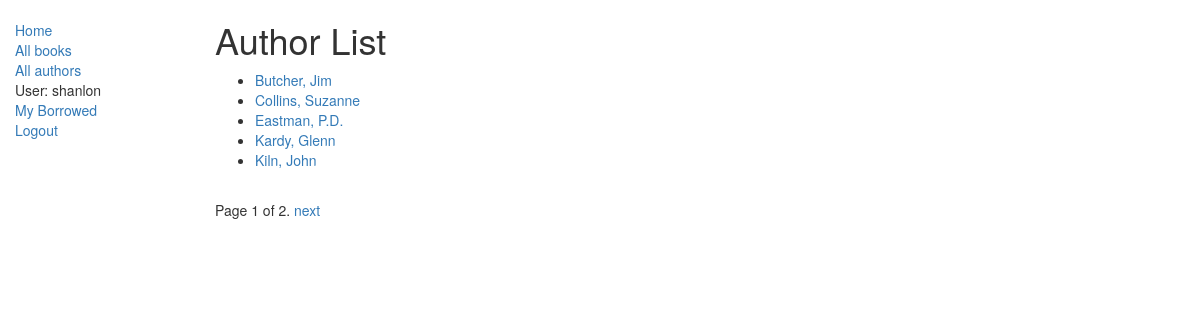
The app's page /catalog/authors/ (signed in) with its own data.
### catalog/models.py (models this page shows, shortened)
class Author(models.Model):
    first_name = models.CharField(max_length=100)
    last_name = models.CharField(max_length=100)
    date_of_birth = models.DateField(null=True, blank=True)
    date_of_death = models.DateField('Died', null=True, blank=True)
    def get_absolute_url(self):
        return reverse('author-detail', args=[str(self.id)])
    class Meta:
        ordering = ['last_name']

### catalog/views.py (the view)
class AuthorListView(LoginRequiredMixin, generic.ListView):
    model = Author
    paginate_by = 5
    author_list = 'my_author_list'
    queryset = Author.objects.all()
    template_name = '../templates/catalog/author_list.html'
    login_url = '/login/'
    redirect_field_name = 'redirect_to'

### catalog/templates/catalog/author_list.html (shortened to what this page needs)
{% extends 'base.html' %}
{% block content %}
    <h1>Author List</h1>
    {% if author_list %}
    <ul>
      {% for author in author_list %}
          <li>
            <a href="{{ author.get_absolute_url }}">{{ author.last_name }}, {{ author.first_name }}</a>
          </li>
      {% endfor %}
    </ul>
    {% else %}
      <p>Sorry! All of the authors have vacated the library for the pub.</p>
    {% endif %}
{% endblock %}

### catalog/templates/base.html (shortened to what this page needs)
<!DOCTYPE html>
<html lang="en">
<head>
  <link rel="stylesheet" href="https://maxcdn.bootstrapcdn.com/bootstrap/3.3.7/css/bootstrap.min.css">
  {% load static %}
  <link rel="stylesheet" href="{% static 'css/styles.css' %}">
</head>
<body>
  <div class="container-fluid">
    <div class="row">
      <div class="col-sm-2">
      {% block sidebar %}
      <ul class="sidebar-nav">
          <li><a href="{% url 'index' %}">Home</a></li>
          <li><a href="{% url 'books' %}">All books</a></li>
          <li><a href="{% url 'authors' %}">All authors</a></li>
      {% if user.is_authenticated %}
          <li>User: {{ user.get_username }}</li>
          <li><a href="{% url 'my-borrowed' %}">My Borrowed</a></li>
          <li><a href="{% url 'logout' %}">Logout</a></li>
       {% else %}
          <li><a href="{% url 'login' %}?next={{request.path}}">Login</a></li>
       {% endif %}
      </ul>
     {% endblock %}
      </div>
      <div class="col-sm-10 ">
      {% block content %}{% endblock %}
        {% block pagination %}
            {% if is_paginated %}
                <div class="pagination">
                  <span class="page-links">
                      <span class="page-current">
                          Page {{ page_obj.number }} of {{ page_obj.paginator.num_pages }}.
                      </span>
                      {% if page_obj.has_next %}
                          <a href="{{ request.path }}?page={{ page_obj.next_page_number }}">next</a>
                      {% endif %}
                  </span>
                </div>
            {% endif %}
        {% endblock %}
      </div>
    </div>
  </div>
</body>
</html>

### static/css/styles.css (style rules this page uses)
.sidebar-nav { margin-top: 20px; padding: 0; list-style: none; }

### records on screen
Author: last_name "Butcher", first_name "Jim"
Author: last_name "Collins", first_name "Suzanne"
Author: last_name "Eastman", first_name "P.D."
Author: last_name "Kardy", first_name "Glenn"
Author: last_name "Kiln", first_name "John"

### other values on screen
{{ user.get_username }} "shanlon"
{{ page_obj.number }} "1"
{{ page_obj.paginator.num_pages }} "2"
